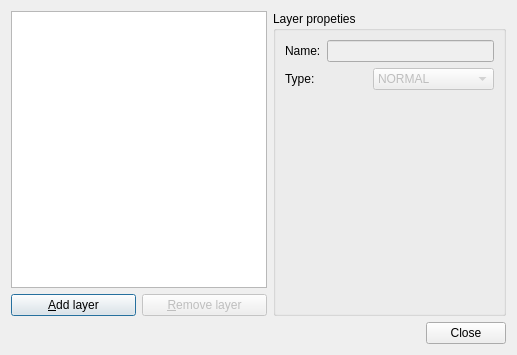
<?xml version="1.0" encoding="UTF-8"?>
<ui version="4.0">
 <class>LayersManagerDialog</class>
 <widget class="QDialog" name="LayersManagerDialog">
  <property name="geometry">
   <rect>
    <x>0</x>
    <y>0</y>
    <width>517</width>
    <height>355</height>
   </rect>
  </property>
  <property name="windowTitle">
   <string>Dialog</string>
  </property>
  <property name="windowIcon">
   <iconset resource="../../playground.qrc">
    <normaloff>:/images/document-multiple.png</normaloff>:/images/document-multiple.png</iconset>
  </property>
  <layout class="QVBoxLayout" name="verticalLayout">
   <item>
    <layout class="QHBoxLayout" name="horizontalLayout">
     <item>
      <layout class="QVBoxLayout" name="verticalLayout_2">
       <item>
        <widget class="QListWidget" name="LayersListWidget"/>
       </item>
       <item>
        <layout class="QHBoxLayout" name="horizontalLayout_2">
         <item>
          <widget class="QPushButton" name="AddLayerPushButton">
           <property name="text">
            <string>&amp;Add layer</string>
           </property>
           <property name="icon">
            <iconset resource="../../playground.qrc">
             <normaloff>:/images/list-add.png</normaloff>:/images/list-add.png</iconset>
           </property>
          </widget>
         </item>
         <item>
          <widget class="QPushButton" name="removePushButton">
           <property name="enabled">
            <bool>false</bool>
           </property>
           <property name="text">
            <string>&amp;Remove layer</string>
           </property>
           <property name="icon">
            <iconset resource="../../playground.qrc">
             <normaloff>:/images/list-remove.png</normaloff>:/images/list-remove.png</iconset>
           </property>
           <property name="shortcut">
            <string>Del</string>
           </property>
           <property name="checkable">
            <bool>false</bool>
           </property>
          </widget>
         </item>
        </layout>
       </item>
      </layout>
     </item>
     <item>
      <widget class="QGroupBox" name="groupBox">
       <property name="enabled">
        <bool>true</bool>
       </property>
       <property name="title">
        <string>Layer propeties</string>
       </property>
       <property name="flat">
        <bool>false</bool>
       </property>
       <property name="checkable">
        <bool>false</bool>
       </property>
       <layout class="QVBoxLayout" name="verticalLayout_4">
        <item>
         <layout class="QHBoxLayout" name="horizontalLayout_3">
          <item>
           <widget class="QLabel" name="label">
            <property name="text">
             <string>Name:</string>
            </property>
           </widget>
          </item>
          <item>
           <widget class="QLineEdit" name="NameLineEdit">
            <property name="enabled">
             <bool>false</bool>
            </property>
           </widget>
          </item>
         </layout>
        </item>
        <item>
         <layout class="QHBoxLayout" name="horizontalLayout_4">
          <item>
           <widget class="QLabel" name="label_2">
            <property name="text">
             <string>Type:</string>
            </property>
           </widget>
          </item>
          <item>
           <widget class="QComboBox" name="TypeComboBox">
            <property name="enabled">
             <bool>false</bool>
            </property>
            <item>
             <property name="text">
              <string>NORMAL</string>
             </property>
            </item>
            <item>
             <property name="text">
              <string>TRANSPARENT</string>
             </property>
            </item>
            <item>
             <property name="text">
              <string>GUI</string>
             </property>
            </item>
           </widget>
          </item>
         </layout>
        </item>
        <item>
         <spacer name="verticalSpacer">
          <property name="orientation">
           <enum>Qt::Vertical</enum>
          </property>
          <property name="sizeHint" stdset="0">
           <size>
            <width>20</width>
            <height>40</height>
           </size>
          </property>
         </spacer>
        </item>
       </layout>
      </widget>
     </item>
    </layout>
   </item>
   <item>
    <widget class="QDialogButtonBox" name="buttonBox">
     <property name="orientation">
      <enum>Qt::Horizontal</enum>
     </property>
     <property name="standardButtons">
      <set>QDialogButtonBox::Close</set>
     </property>
    </widget>
   </item>
  </layout>
 </widget>
 <resources>
  <include location="../../playground.qrc"/>
 </resources>
 <connections>
  <connection>
   <sender>buttonBox</sender>
   <signal>accepted()</signal>
   <receiver>LayersManagerDialog</receiver>
   <slot>accept()</slot>
   <hints>
    <hint type="sourcelabel">
     <x>248</x>
     <y>254</y>
    </hint>
    <hint type="destinationlabel">
     <x>157</x>
     <y>274</y>
    </hint>
   </hints>
  </connection>
  <connection>
   <sender>buttonBox</sender>
   <signal>rejected()</signal>
   <receiver>LayersManagerDialog</receiver>
   <slot>reject()</slot>
   <hints>
    <hint type="sourcelabel">
     <x>316</x>
     <y>260</y>
    </hint>
    <hint type="destinationlabel">
     <x>286</x>
     <y>274</y>
    </hint>
   </hints>
  </connection>
  <connection>
   <sender>AddLayerPushButton</sender>
   <signal>pressed()</signal>
   <receiver>LayersManagerDialog</receiver>
   <slot>addNewLayer()</slot>
   <hints>
    <hint type="sourcelabel">
     <x>62</x>
     <y>304</y>
    </hint>
    <hint type="destinationlabel">
     <x>258</x>
     <y>177</y>
    </hint>
   </hints>
  </connection>
  <connection>
   <sender>NameLineEdit</sender>
   <signal>editingFinished()</signal>
   <receiver>LayersManagerDialog</receiver>
   <slot>setName()</slot>
   <hints>
    <hint type="sourcelabel">
     <x>413</x>
     <y>50</y>
    </hint>
    <hint type="destinationlabel">
     <x>258</x>
     <y>177</y>
    </hint>
   </hints>
  </connection>
  <connection>
   <sender>TypeComboBox</sender>
   <signal>currentIndexChanged(QString)</signal>
   <receiver>LayersManagerDialog</receiver>
   <slot>setType(QString)</slot>
   <hints>
    <hint type="sourcelabel">
     <x>434</x>
     <y>81</y>
    </hint>
    <hint type="destinationlabel">
     <x>258</x>
     <y>177</y>
    </hint>
   </hints>
  </connection>
  <connection>
   <sender>removePushButton</sender>
   <signal>pressed()</signal>
   <receiver>LayersManagerDialog</receiver>
   <slot>removeLayer()</slot>
   <hints>
    <hint type="sourcelabel">
     <x>191</x>
     <y>304</y>
    </hint>
    <hint type="destinationlabel">
     <x>258</x>
     <y>177</y>
    </hint>
   </hints>
  </connection>
 </connections>
 <slots>
  <slot>addNewLayer()</slot>
  <slot>setName()</slot>
  <slot>setType(QString)</slot>
  <slot>removeLayer()</slot>
 </slots>
</ui>
